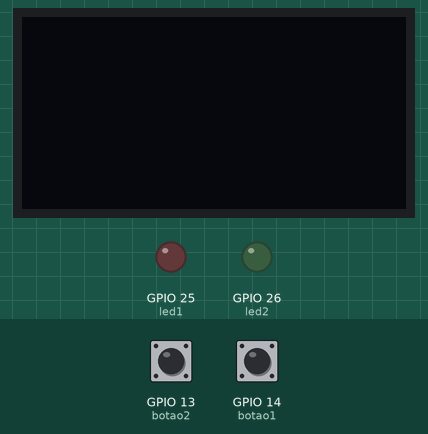
The program below on a simulated ESP32 board running MicroPython. Parts: 128×64 one-colour display, output pins drawn as LEDs (lit = HIGH). Wiring (from the project's diagram.json): red button on GPIO 13, green button on GPIO 14, red LED on GPIO 25, green LED on GPIO 26. Inputs (shaded band) come from the test bench; at power-on: GPIO 13 (botao2) HIGH, GPIO 14 (botao1) HIGH. Library files of the repository ran but are not shown: ssd1306.py.

Above: at 1.2 s.
1.3 s: GPIO 13 (botao2) pulled LOW for 0.15 s
At 2.7 s:
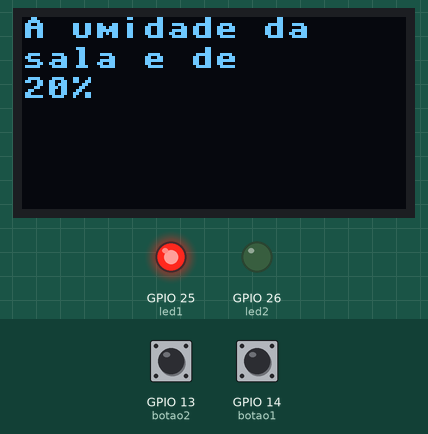
Timing chart, 0 to 4.3 s (numbered marks = the images above; inputs shaded):
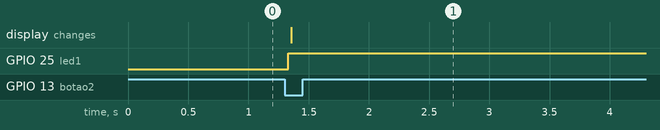

The program:

main.py
```python
from machine import Pin, I2C
import ssd1306
import machine
import time

i2c = I2C(0, scl=Pin(22), sda=Pin(21))
led1 = machine.Pin(25, machine.Pin.OUT)
led2 = machine.Pin(26, machine.Pin.OUT)

botao1 = machine.Pin(14, machine.Pin.IN, machine.Pin.PULL_UP)
botao2 = machine.Pin(13, machine.Pin.IN, machine.Pin.PULL_UP)

largura = 128
altura = 64

tela = ssd1306.SSD1306_I2C(largura, altura, i2c)

while True:

    if botao2.value() == 0:
      led1.value(1)
      led2.value(0)
      tela.fill(0)
      tela.text('A umidade da', 0, 0)
      tela.text('sala e de ', 0, 10)
      tela.text('20% ', 0, 20)
      tela.show()

    elif botao1.value() == 0:
      led2.value(1)
      led1.value(0)
      tela.fill(0)
      tela.text('A temperatura', 0, 0)
      tela.text('do quarto e', 0, 10)
      tela.text('30 graus ')

      tela.show()

    time.sleep(0.1)
```

Measured:
- after the input at 1.3 s, GPIO 25 (led1): LOW → HIGH at once; the display: changes after 0.05 s (image 1)
